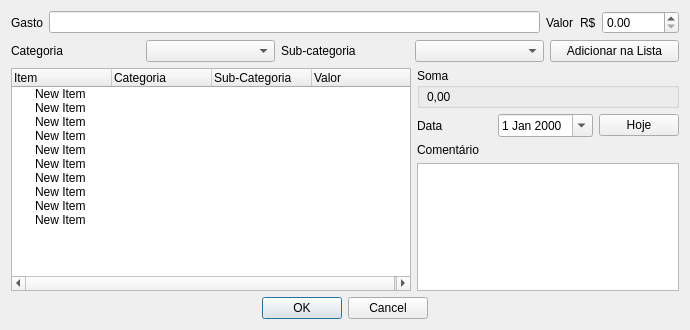
<?xml version="1.0" encoding="UTF-8"?>
<ui version="4.0">
 <class>Form</class>
 <widget class="QWidget" name="Form">
  <property name="geometry">
   <rect>
    <x>0</x>
    <y>0</y>
    <width>690</width>
    <height>330</height>
   </rect>
  </property>
  <property name="minimumSize">
   <size>
    <width>690</width>
    <height>330</height>
   </size>
  </property>
  <property name="windowTitle">
   <string>Adicionar Gasto</string>
  </property>
  <layout class="QVBoxLayout" name="verticalLayout_3">
   <item>
    <layout class="QVBoxLayout" name="verticalLayout_2">
     <item>
      <layout class="QHBoxLayout" name="horizontalLayout">
       <item>
        <widget class="QLabel" name="labelGasto">
         <property name="text">
          <string>Gasto</string>
         </property>
         <property name="class" stdset="0">
          <string>obrigatorio</string>
         </property>
        </widget>
       </item>
       <item>
        <widget class="QLineEdit" name="inputGasto"/>
       </item>
       <item>
        <widget class="QLabel" name="labelValor">
         <property name="text">
          <string>Valor</string>
         </property>
        </widget>
       </item>
       <item>
        <widget class="QLabel" name="labelValor_2">
         <property name="text">
          <string>R$</string>
         </property>
        </widget>
       </item>
       <item>
        <widget class="QDoubleSpinBox" name="spinValor">
         <property name="decimals">
          <number>2</number>
         </property>
         <property name="maximum">
          <double>99999.990000000005239</double>
         </property>
         <property name="value">
          <double>0.000000000000000</double>
         </property>
        </widget>
       </item>
      </layout>
     </item>
     <item>
      <layout class="QHBoxLayout" name="horizontalLayout_2">
       <item>
        <widget class="QLabel" name="labelCategoria">
         <property name="text">
          <string>Categoria</string>
         </property>
        </widget>
       </item>
       <item>
        <widget class="QComboBox" name="comboCategoria"/>
       </item>
       <item>
        <widget class="QLabel" name="labelSub">
         <property name="text">
          <string>Sub-categoria</string>
         </property>
        </widget>
       </item>
       <item>
        <widget class="QComboBox" name="comboSub"/>
       </item>
       <item>
        <widget class="QPushButton" name="botaoAdd">
         <property name="text">
          <string>Adicionar na Lista</string>
         </property>
        </widget>
       </item>
      </layout>
     </item>
     <item>
      <layout class="QHBoxLayout" name="horizontalLayout_3">
       <item>
        <widget class="QTreeWidget" name="treeWidget">
         <property name="minimumSize">
          <size>
           <width>400</width>
           <height>0</height>
          </size>
         </property>
         <column>
          <property name="text">
           <string>Item</string>
          </property>
         </column>
         <column>
          <property name="text">
           <string>Categoria</string>
          </property>
         </column>
         <column>
          <property name="text">
           <string>Sub-Categoria</string>
          </property>
         </column>
         <column>
          <property name="text">
           <string>Valor</string>
          </property>
         </column>
         <item>
          <property name="text">
           <string>New Item</string>
          </property>
         </item>
         <item>
          <property name="text">
           <string>New Item</string>
          </property>
         </item>
         <item>
          <property name="text">
           <string>New Item</string>
          </property>
         </item>
         <item>
          <property name="text">
           <string>New Item</string>
          </property>
         </item>
         <item>
          <property name="text">
           <string>New Item</string>
          </property>
         </item>
         <item>
          <property name="text">
           <string>New Item</string>
          </property>
         </item>
         <item>
          <property name="text">
           <string>New Item</string>
          </property>
         </item>
         <item>
          <property name="text">
           <string>New Item</string>
          </property>
         </item>
         <item>
          <property name="text">
           <string>New Item</string>
          </property>
         </item>
         <item>
          <property name="text">
           <string>New Item</string>
          </property>
         </item>
        </widget>
       </item>
       <item>
        <layout class="QVBoxLayout" name="verticalLayout">
         <item>
          <widget class="QGroupBox" name="groupSoma">
           <property name="minimumSize">
            <size>
             <width>0</width>
             <height>40</height>
            </size>
           </property>
           <property name="title">
            <string>Soma</string>
           </property>
           <widget class="QLabel" name="labelSoma">
            <property name="geometry">
             <rect>
              <x>10</x>
              <y>20</y>
              <width>54</width>
              <height>17</height>
             </rect>
            </property>
            <property name="text">
             <string>0,00</string>
            </property>
           </widget>
          </widget>
         </item>
         <item>
          <layout class="QHBoxLayout" name="horizontalLayout_4">
           <item>
            <widget class="QLabel" name="labelData">
             <property name="text">
              <string>Data</string>
             </property>
            </widget>
           </item>
           <item>
            <widget class="QDateEdit" name="dateEdit">
             <property name="currentSection">
              <enum>QDateTimeEdit::DaySection</enum>
             </property>
             <property name="calendarPopup">
              <bool>true</bool>
             </property>
            </widget>
           </item>
           <item>
            <widget class="QPushButton" name="botaoHoje">
             <property name="text">
              <string>Hoje</string>
             </property>
            </widget>
           </item>
          </layout>
         </item>
         <item>
          <widget class="QLabel" name="labelComentario">
           <property name="text">
            <string>Comentário</string>
           </property>
          </widget>
         </item>
         <item>
          <widget class="QTextEdit" name="textComentario"/>
         </item>
        </layout>
       </item>
      </layout>
     </item>
     <item>
      <widget class="QDialogButtonBox" name="buttonBox">
       <property name="orientation">
        <enum>Qt::Horizontal</enum>
       </property>
       <property name="standardButtons">
        <set>QDialogButtonBox::Cancel|QDialogButtonBox::Ok</set>
       </property>
       <property name="centerButtons">
        <bool>true</bool>
       </property>
      </widget>
     </item>
    </layout>
   </item>
  </layout>
 </widget>
 <tabstops>
  <tabstop>inputGasto</tabstop>
  <tabstop>spinValor</tabstop>
  <tabstop>comboCategoria</tabstop>
  <tabstop>comboSub</tabstop>
  <tabstop>botaoAdd</tabstop>
  <tabstop>dateEdit</tabstop>
  <tabstop>textComentario</tabstop>
  <tabstop>treeWidget</tabstop>
  <tabstop>botaoHoje</tabstop>
 </tabstops>
 <resources/>
 <connections/>
</ui>
